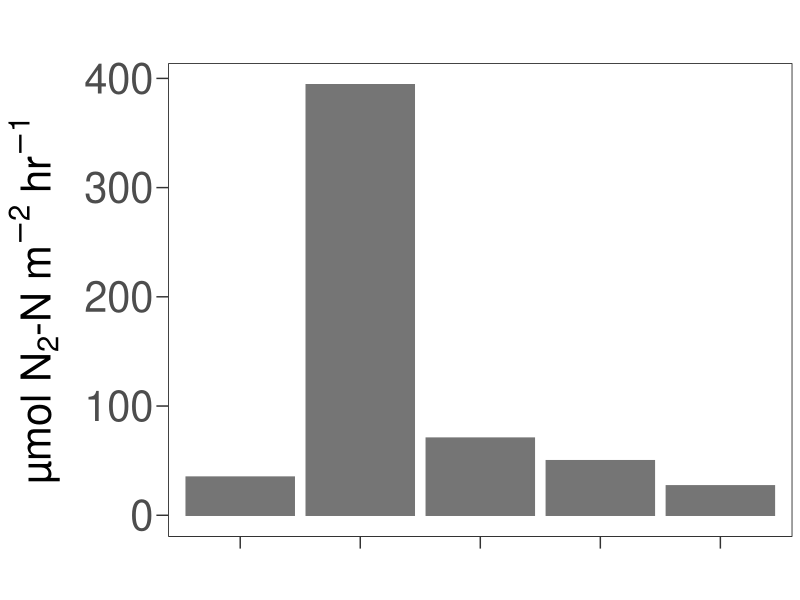
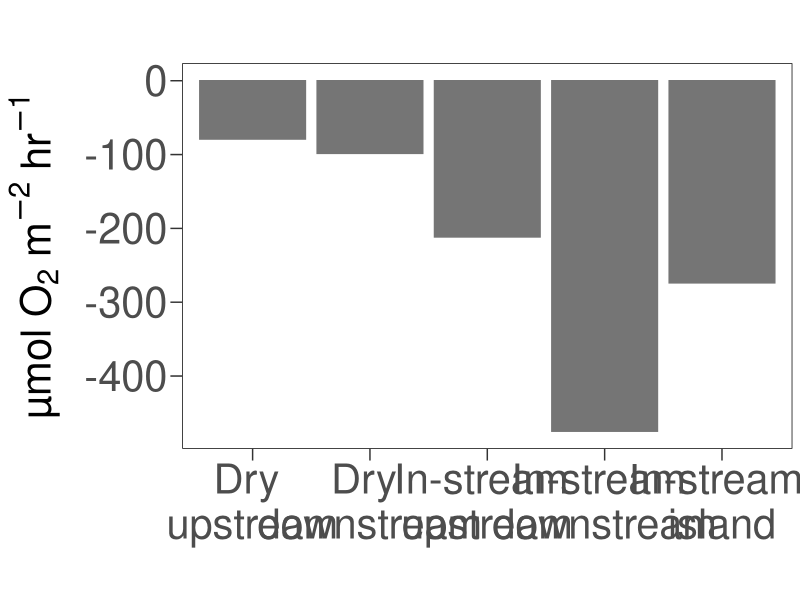
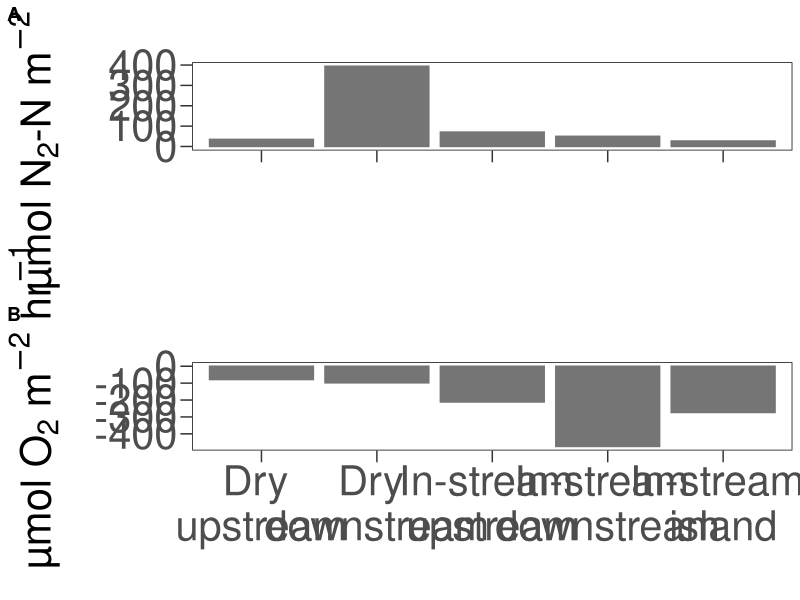
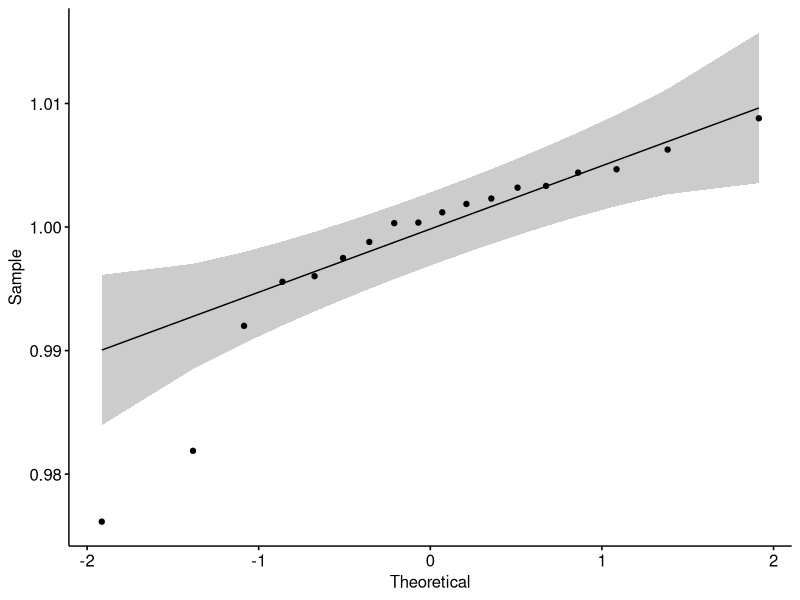
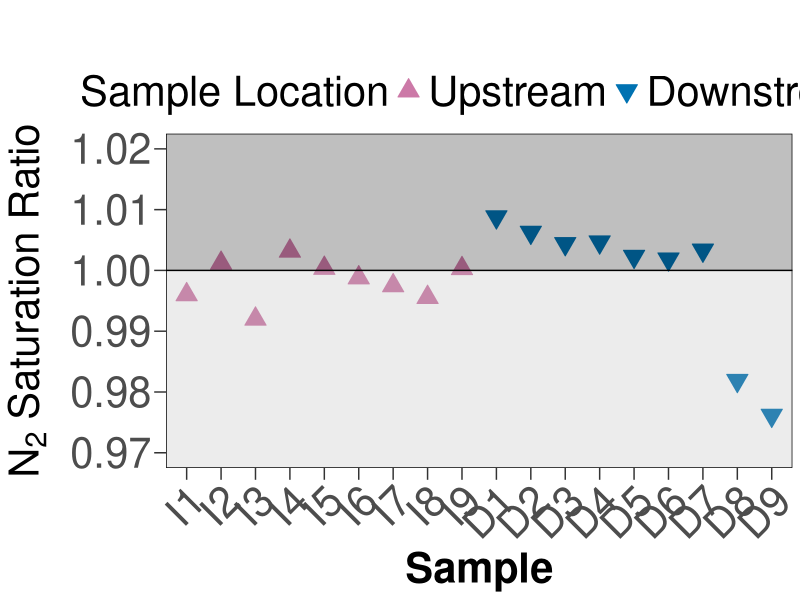

These figures' R source, in order:
## ---- chunk 1
knitr::opts_chunk$set(echo = TRUE)
rm(list=ls())
knitr::opts_knit$set(root.dir="~/GitHub/TownCreekWater/analyses/")
## ---- chunk 2
require("tidyverse")
require("ggpubr")
require("rstatix")
## ---- chunk 3
# From: http://www.cookbook-r.com/Graphs/Colors_(ggplot2)/

cbbPalette <- c("#000000", "#E69F00", "#56B4E9", "#009E73", "#F0E442", "#0072B2", "#D55E00", "#CC79A7")
## ---- chunk 4
SedSlurryFlux <- read.csv("../data/MIMS/Oct24/CalculatedSedSlurryFluxes.csv")

NetNratios <- read.csv("../data/MIMS/Oct24/NetNRatios.csv")
## ---- chunk 5
SedSlurryFlux$axis_labels <- factor(x = c("In-stream \nupstream", "In-stream \nisland", "In-stream \ndownstream", "Dry \nupstream", "Dry \ndownstream"), levels = c("Dry \nupstream", "Dry \ndownstream", "In-stream \nupstream", "In-stream \ndownstream", "In-stream \nisland"))
## ---- chunk 6
SedSlurryN.plot <- ggplot(data = SedSlurryFlux, aes(x=axis_labels, y=FinalFluxValue.umol.hr.m2._N)) +
  geom_bar(stat = "identity", position = position_dodge(), fill = "gray46", color = "gray46")+
  theme_bw() +
  #Remove plot grid lines
  theme(panel.grid.major = element_blank(), panel.grid.minor = element_blank()) + 
  #Set axis title and text properties, tick marks, and labels
  theme(text=element_text(size=30),axis.title=element_text(size=30,face="bold"),
          axis.text=element_text(size=30),  
          axis.title.y=element_text(margin=margin(r=10)),
          panel.border = element_rect(colour = "black",linetype=1),strip.text = element_text(size = 30), legend.position="right", legend.title = element_text(size=30), legend.text=element_text(size=30)) + 
          theme(axis.ticks.length=unit(0.3,"cm")) + 
          labs(x = "", y = expression(paste("µmol N"[2],"-N m"^{-2}," hr"^{-1})), title="") +
  theme(rect=element_rect(fill="transparent"))+
  theme(plot.background = element_rect(color=NA))+
  theme(axis.text.x = element_blank())

SedSlurryN.plot
## ---- chunk 7
SedSlurryO2.plot <- ggplot(data = SedSlurryFlux, aes(x=axis_labels, y=FinalFluxValue.umol.hr.m2._O2)) +
  geom_bar(stat = "identity", position = position_dodge(), fill = "gray46", color = "gray46")+
  theme_bw() +
  #Remove plot grid lines
  theme(panel.grid.major = element_blank(), panel.grid.minor = element_blank()) + 
  #Set axis title and text properties, tick marks, and labels
  theme(text=element_text(size=30),axis.title=element_text(size=30,face="bold"),
          axis.text=element_text(size=30),  
          axis.title.y=element_text(margin=margin(r=10)),
          panel.border = element_rect(colour = "black",linetype=1),strip.text = element_text(size = 30), legend.position="right", legend.title = element_text(size=30), legend.text=element_text(size=30)) + 
          theme(axis.ticks.length=unit(0.3,"cm")) + 
          labs(x = "", y = expression(paste("µmol O"[2]," m"^{-2}," hr"^{-1})), title="") +
  theme(rect=element_rect(fill="transparent"))+
  theme(plot.background = element_rect(color=NA))

SedSlurryO2.plot
## ---- chunk 8
# 2 panel figure, pre-post on the left, all groups on the right
MIMS_2panel.plot <- ggarrange(SedSlurryN.plot, SedSlurryO2.plot, ncol = 1, nrow = 2, legend = "none", align = "hv", labels = c("A", "B"))

MIMS_2panel.plot

#ggsave("../figures/MIMS_SedSlurry_2Panel.png", plot=MIMS_2panel.plot, device="png", path=NULL, scale=1, width=15, height=12, dpi=600, limitsize=TRUE, bg="white")
## ---- chunk 9
# test for extreme outliers:
Outliers <- NetNratios %>%
  identify_outliers(NetNratio)
Outliers
  # two outliers, but not extreme, so passes assumption.

# test normality:
NetNratios %>%
  shapiro_test(NetNratio)
  # Not normally distributed

  # QQ plot:
ggqqplot(NetNratios, "NetNratio")

# Not normal, so use Wilcoxon-Rank Sum test:
NetN_vs_1_Wilcox <- wilcox.test(NetNratios$NetNratio, alternative = "two.sided", mu = 1, paired = F, data = NetNratios)
  # maintain null hypothesis that NetN ratio = 1 (neither net denitrifying nor N-fixing)

# Subset for upstream:
NetN_vs_1_Wilcox_upstream <- wilcox.test(NetNratios$NetNratio, alternative = "two.sided", mu = 1, paired = F, data = NetNratios[1:9,])
  # maintain null hypothesis that NetN ratio = 1 (neither net denitrifying nor N-fixing)

# Subset for downstream:
NetN_vs_1_Wilcox_downstream <- wilcox.test(NetNratios$NetNratio, alternative = "two.sided", mu = 1, paired = F, data = NetNratios[10:18,])
  # maintain null hypothesis that NetN ratio = 1 (neither net denitrifying nor N-fixing)

# T tests:
NetN_vs_1_Ttest <- t_test(NetNratios, formula = NetNratio ~ 1, alternative = "two.sided", mu = 1)
NetN_vs_1_Ttest_up <- t_test(NetNratios[1:9,], formula = NetNratio ~ 1, alternative = "two.sided", mu = 1)
NetN_vs_1_Ttest_down <- t_test(NetNratios[10:18,], formula = NetNratio ~ 1, alternative = "two.sided", mu = 1)
NetN_vs_1_Ttest_down_drop_outliers <- t_test(NetNratios[10:16,], formula = NetNratio ~ 1, alternative = "two.sided", mu = 1)
## ---- chunk 10
# Add short name column for X-axis:
NetNratios$shortID <- factor(c("I1", "I2", "I3", "I4", "I5", "I6", "I7", "I8", "I9", "D1", "D2", "D3", "D4", "D5", "D6", "D7", "D8", "D9"), levels = c(c("I1", "I2", "I3", "I4", "I5", "I6", "I7", "I8", "I9", "D1", "D2", "D3", "D4", "D5", "D6", "D7", "D8", "D9")))

NetNratios$Location <- as.factor(NetNratios$Location)
NetNratios$Location <- factor(NetNratios$Location, levels = c("upstream", "downstream"))

# Plus or minus one standard deviation limits:
y_mean <- mean(NetNratios$NetNratio)
y_sd <- sd(NetNratios$NetNratio)
y_limits <- c(y_mean - (3*y_sd), y_mean + (3*y_sd))
## ---- chunk 11
NetNratios.plot <- ggplot(data = NetNratios, aes(x=shortID, y=NetNratio, color = Location, fill = Location, shape = Location)) +
  geom_point(size = 5)+
  scale_color_manual(values=c("#CC79A7","#0072B2"), labels = c("Upstream", "Downstream"), name="Sample Location") +
  scale_shape_manual(values = c(24, 25), labels = c("Upstream", "Downstream"), name = "Sample Location")+
  scale_fill_manual(values = c("#CC79A7","#0072B2"), labels = c("Upstream", "Downstream"), name="Sample Location")+
  annotate("rect", xmin = -Inf, xmax = Inf, ymin = -Inf, ymax = 1.00, fill = "grey70", alpha = 0.25) +
  # Add shading above y = 1
  annotate("rect", xmin = -Inf, xmax = Inf, ymin = 1.00, ymax = Inf, fill = "grey1", alpha = 0.25) +
  geom_hline(yintercept = 1.00)+
  theme_bw() +
  #Remove plot grid lines
  theme(panel.grid.major = element_blank(), panel.grid.minor = element_blank()) + 
  #Set axis title and text properties, tick marks, and labels
  theme(text=element_text(size=30),axis.title=element_text(size=30,face="bold"),
          axis.text=element_text(size=30),  
          axis.title.y=element_text(margin=margin(r=10)),
          panel.border = element_rect(colour = "black",linetype=1),strip.text = element_text(size = 30), legend.position="top", legend.title = element_text(size=30), legend.text=element_text(size=30)) + 
          theme(axis.ticks.length=unit(0.3,"cm")) + 
          labs(x = "Sample", y = expression(paste("N"[2]," Saturation Ratio")), title="") +
  theme(rect=element_rect(fill="transparent"))+
  theme(plot.background = element_rect(color=NA), axis.text.x = element_text(angle=45, hjust = 1))+
  scale_y_continuous(limits = round(y_limits, digits = 2))
  #scale_y_continuous(limits = c(0.95, 1.05))
  #scale_y_continuous(limits = range(NetNratios$NetNratio))

NetNratios.plot

#ggsave("../figures/NetRatios.png", plot=NetNratios.plot, device="png", path=NULL, scale=1, width=11, height=8, dpi=600, limitsize=TRUE, bg="white")
